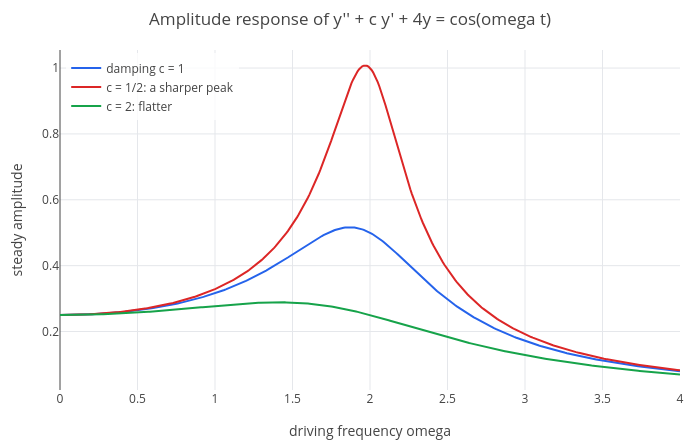

Notebook code for this chart:
### Markdown cell above
The peak is at $\omega = \sqrt{14}/2 \approx 1.87$, a little below the natural frequency 2, with amplitude about
0.52: twice the response to a slow push ($A(0) = 1/4$). With less damping the peak is taller and narrower:

### Code cell
p = plot(A, 1/sqrt((4 - w^2)^2 + w^2/4), 1/sqrt((4 - w^2)^2 + 4*w^2), w, 0, 4);
p = legend(p, "damping c = 1", "c = 1/2: a sharper peak", "c = 2: flatter");
labels(title(p, "Amplitude response of y'' + c y' + 4y = cos(omega t)"), "driving frequency omega", "steady amplitude")

### Figure 1 — Plotly figure (JSON) as saved in the notebook; plotly's stock layout.template omitted (floating-point values rounded to 4 significant figures; data arrays with more than 128 entries replaced by an {"elided": "..."} marker saying what was removed)
{"data": [{"line": {"color": "#2563eb", "width": 2}, "mode": "lines", "name": "damping c = 1", "type": "scatter", "x": {"elided": "402 float values"}, "y": {"elided": "402 float values"}}, {"line": {"color": "#dc2626", "width": 2}, "mode": "lines", "name": "c = 1/2: a sharper peak", "type": "scatter", "x": {"elided": "402 float values"}, "y": {"elided": "402 float values"}}, {"line": {"color": "#16a34a", "width": 2}, "mode": "lines", "name": "c = 2: flatter", "type": "scatter", "x": {"elided": "402 float values"}, "y": {"elided": "402 float values"}}], "layout": {"height": 440, "legend": {"bgcolor": "rgba(255,255,255,0.8)", "x": 0.01, "xanchor": "left", "y": 0.99, "yanchor": "top"}, "margin": {"b": 50, "l": 60, "r": 20, "t": 50}, "showlegend": true, "title": {"text": "Amplitude response of y'' + c y' + 4y = cos(omega t)"}, "width": 700, "xaxis": {"title": {"text": "driving frequency omega"}, "zeroline": true}, "yaxis": {"range": [0.02241, 1.055], "title": {"text": "steady amplitude"}, "zeroline": true}}}
